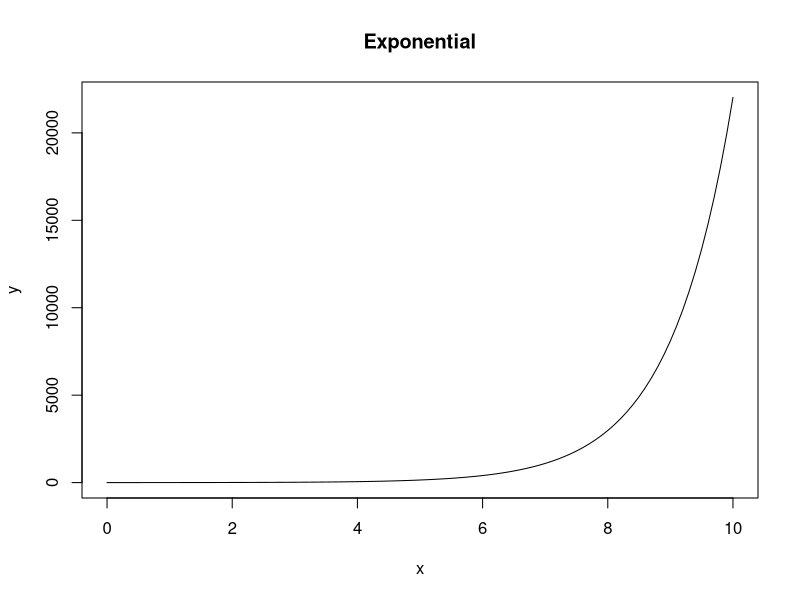
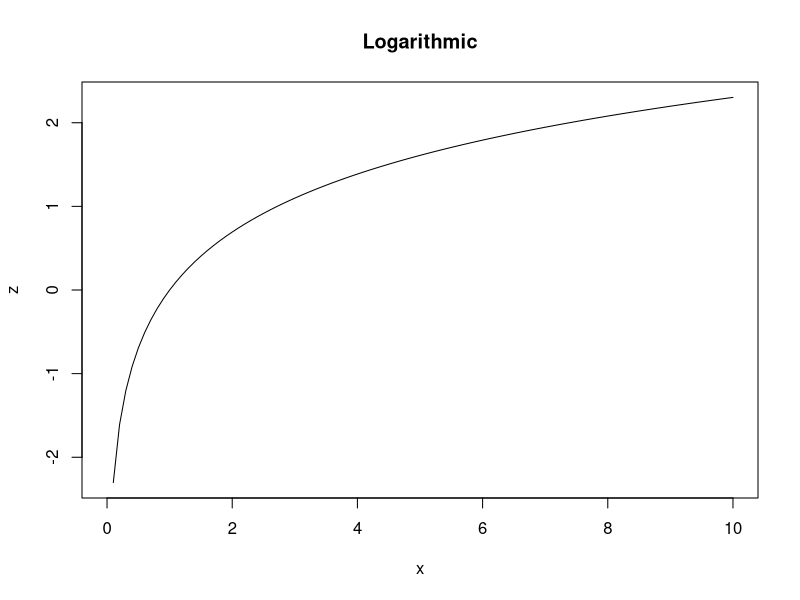
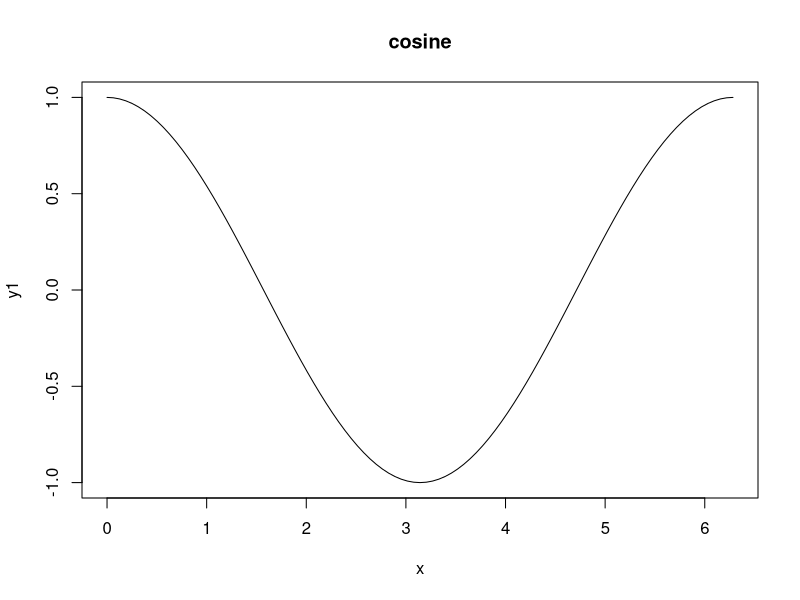
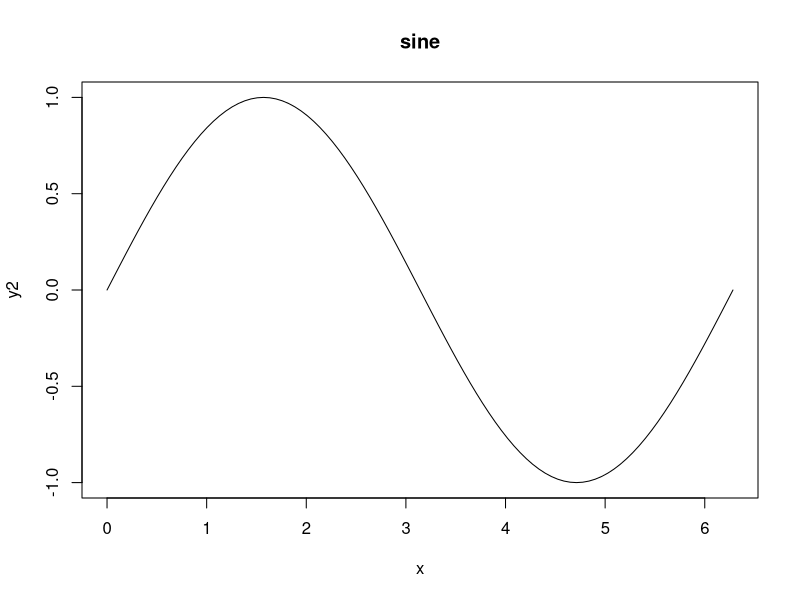
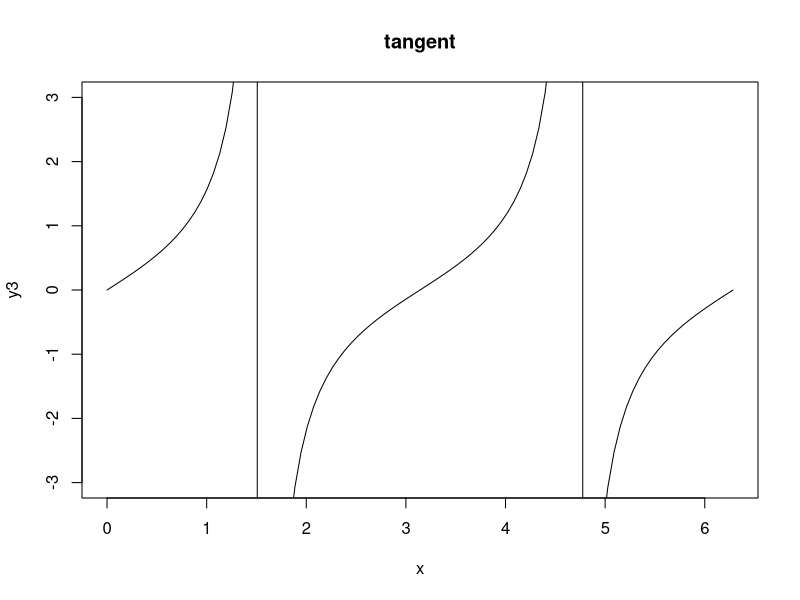
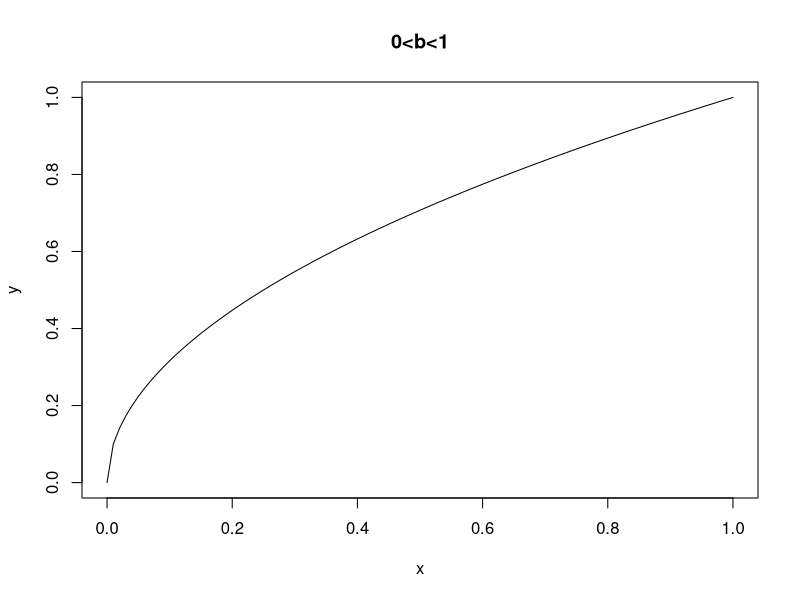
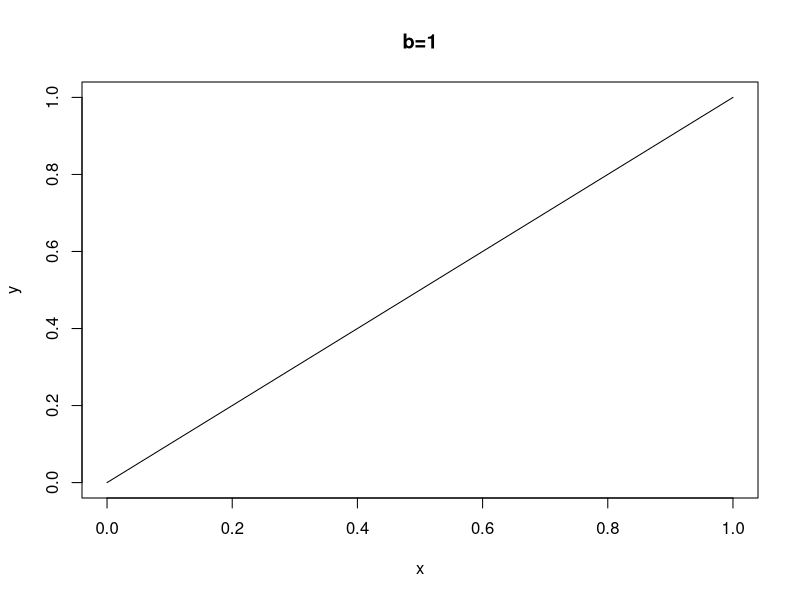
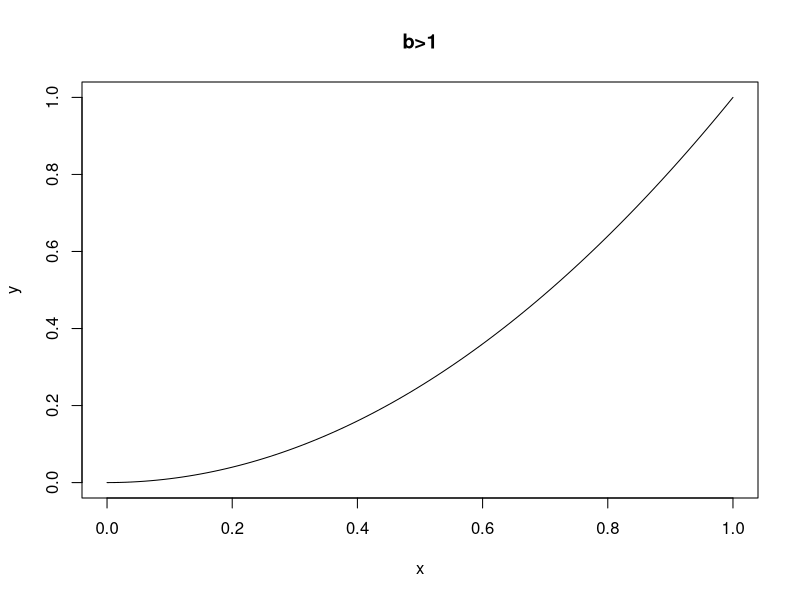

Write R code to recreate these figures, in order.
# Math.r (Adapted from Crawley-2007.(195-277))

## Mathematical Functions (195-207)
### Logarithmic functions (196)
x<-seq(0,10,0.1)

y<-exp(x)
plot(y~x,type="l",main="Exponential")

z<-log(x)
plot(z~x,type="l",main="Logarithmic")

### Trigonometric functions (197)
x<-seq(0,2*pi,2*pi/100)
y1<-cos(x)
y2<-sin(x)
y3<-tan(x)
plot(y1~x,type="l",main="cosine")
plot(y2~x,type="l",main="sine")
plot(y3~x,type="l",ylim=c(-3,3),main="tangent")

### Power laws (197-199) [Could use manipulate here]
x<-seq(0,1,0.01)
y<-x^0.5
plot(x,y,type="l",main="0<b<1")
y<-x
plot(x,y,type="l",main="b=1")
y<-x^2
plot(x,y,type="l",main="b>1")
y<-1/x
plot(x,y,type="l",main="b<1")

### Polynomial functions
par(mfrow=c(2,2))
x<-seq(0,10,0.1)
y1<-2+5*x-0.2*x^2
y2<-2+5*x-0.4*x^2
y3<-2+4*x-0.6*x^2+0.04*x^3
y4<-2+4*x+2*x^2-0.6*x^3+0.04*x^4
plot(x,y1,type="l",ylab="y",main="decelerating")
plot(x,y2,type="l",ylab="y",main="humped")
plot(x,y3,type="l",ylab="y",main="inflection")
plot(x,y4,type="l",ylab="y",main="local maximum")

par(mfrow=c(2,2))
y1<-x/(2+5*x)
y2<-1/(x-2+4/x)
y3<-1/(x^2-2+4/x)
plot(x,y1,type="l",ylab="y",main="Michaelis-Menten")
plot(x,y2,type="l",ylab="y",main="shallow hump")
plot(x,y3,type="l",ylab="y",main="steep hump")

### Gamma function (201)
par(mfrow=c(1,1))
t<-seq(0.2,4,0.01)
plot(t,gamma(t),type="l")
abline(h=1,lty=2)

plot(gamma(seq(0.2,1,0.01)))
### Asymptotic functions


### Parameter estimation in asymptotic functions
### Sigmoid (S-shaped) functions
### Biexponential model
### Transformation of the response and explanatory variables
### Probability functions
## Continuous Probability Distributions (208-241)
### Normal distribution (210)
### The central limit theorem (213-216)
hist(runif(10000)*10,main="")

means<-numeric(10000)
for(i in 1:10000){
  means[i]<-mean(runif(5)*10)
}
hist(means,ylim=c(0,1600))
mean(means)
sd(means)

xv<-seq(0,10,0.1)
yv<-dnorm(xv,mean=4.98214,sd=1.274905)*5000
lines(xv,yv)

par(mfrow=c(2,2))
hist(sample(1:6,replace=T,10000),breaks=0.5:6.5,main="",xlab="one die")

a<-sample(1:6,replace=T,10000)
b<-sample(1:6,replace=T,10000)
hist(a+b,breaks=1.5:12.5,main="",xlab="two dice")

c<-sample(1:6,replace=T,10000)
hist(a+b+c,breaks=2.5:18.5,main="",xlab="three dice")

d<-sample(1:6,replace=T,10000)
e<-sample(1:6,replace=T,10000)
hist(a+b+c+d+e,breaks=4.5:30.5,main="",xlab="five dice")

mean(a+b+c+d+e)
sd(a+b+c+d+e)
lines(seq(1,30,0.1),dnorm(seq(1,30,0.1),17.5227,3.778877)*10000)
### Maximum likelihood with the normal distribution (216)
### Generating random numbers... (219)
### Comparing data with a normal distribution (220)
### Other distributions used in hypothesis testing (221)
#### Chi-Squared
#### Fisher's F
#### Student's t
#### The Gamma Distribution
#### The Exponential Distribution
#### Cauchy
#### The lognormal distribution
#### The logistic distribution
#### The log-logistic distribution
#### The Weibull distribution
#### Multivariate normal distribution
#### The uniform distribution (240-241)
x<-ceiling(runif(10000)*6)
table(x)
hist(x,breaks=0.5:6.5,main="")

x<-runif(1000000)
y<-runif(1000000)
plot(x,y,pch=16) # All black

table(cut(x,6),cut(y,6))
#### Plotting empirical cumulative distribution functions

##### Cumulative Probability Function (208)
curve(pnorm(x),-3,3)
arrows(-1,0,-1,pnorm(-1),col="red")
arrows(-1,pnorm(-1),-3,pnorm(-1),col="green")

pnorm(-1)
##### Probability Density (208)
curve(dnorm(x),-3,3)

## Discrete Probability Distributions (242-258)
## Matrix Algebra (258-275)
## Differential Equations (275-277)